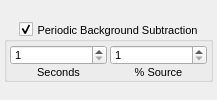
                <widget class="QWidget" name="tab_periodicBackground">
                 <attribute name="title">
                  <string>Periodic</string>
                 </attribute>
                 <layout class="QVBoxLayout" name="verticalLayout_3">
                  <property name="spacing">
                   <number>0</number>
                  </property>
                  <property name="leftMargin">
                   <number>4</number>
                  </property>
                  <property name="topMargin">
                   <number>4</number>
                  </property>
                  <property name="rightMargin">
                   <number>4</number>
                  </property>
                  <property name="bottomMargin">
                   <number>0</number>
                  </property>
                  <item>
                   <widget class="QGroupBox" name="groupBox_periodicSubtract">
                    <property name="enabled">
                     <bool>true</bool>
                    </property>
                    <property name="sizePolicy">
                     <sizepolicy hsizetype="Expanding" vsizetype="Fixed">
                      <horstretch>0</horstretch>
                      <verstretch>0</verstretch>
                     </sizepolicy>
                    </property>
                    <property name="minimumSize">
                     <size>
                      <width>100</width>
                      <height>60</height>
                     </size>
                    </property>
                    <property name="maximumSize">
                     <size>
                      <width>16777215</width>
                      <height>60</height>
                     </size>
                    </property>
                    <property name="font">
                     <font>
                      <pointsize>8</pointsize>
                      <weight>50</weight>
                      <bold>false</bold>
                     </font>
                    </property>
                    <property name="title">
                     <string>Periodic Background Subtraction</string>
                    </property>
                    <property name="alignment">
                     <set>Qt::AlignCenter</set>
                    </property>
                    <property name="checkable">
                     <bool>true</bool>
                    </property>
                    <property name="checked">
                     <bool>true</bool>
                    </property>
                    <layout class="QGridLayout" name="gridLayout_periodicSubtract">
                     <property name="leftMargin">
                      <number>3</number>
                     </property>
                     <property name="topMargin">
                      <number>3</number>
                     </property>
                     <property name="rightMargin">
                      <number>3</number>
                     </property>
                     <property name="bottomMargin">
                      <number>0</number>
                     </property>
                     <property name="horizontalSpacing">
                      <number>3</number>
                     </property>
                     <property name="verticalSpacing">
                      <number>0</number>
                     </property>
                     <item row="0" column="0">
                      <widget class="QSpinBox" name="spinBox_periodicSubtractSeconds">
                       <property name="enabled">
                        <bool>true</bool>
                       </property>
                       <property name="minimumSize">
                        <size>
                         <width>0</width>
                         <height>20</height>
                        </size>
                       </property>
                       <property name="maximumSize">
                        <size>
                         <width>16777215</width>
                         <height>20</height>
                        </size>
                       </property>
                       <property name="font">
                        <font>
                         <weight>50</weight>
                         <bold>false</bold>
                        </font>
                       </property>
                       <property name="minimum">
                        <number>1</number>
                       </property>
                       <property name="maximum">
                        <number>30</number>
                       </property>
                      </widget>
                     </item>
                     <item row="0" column="1">
                      <widget class="QSpinBox" name="spinBox_periodicSubtractPercent">
                       <property name="enabled">
                        <bool>true</bool>
                       </property>
                       <property name="minimumSize">
                        <size>
                         <width>0</width>
                         <height>20</height>
                        </size>
                       </property>
                       <property name="maximumSize">
                        <size>
                         <width>16777215</width>
                         <height>20</height>
                        </size>
                       </property>
                       <property name="font">
                        <font>
                         <weight>50</weight>
                         <bold>false</bold>
                        </font>
                       </property>
                       <property name="minimum">
                        <number>1</number>
                       </property>
                       <property name="maximum">
                        <number>100</number>
                       </property>
                       <property name="singleStep">
                        <number>1</number>
                       </property>
                       <property name="value">
                        <number>1</number>
                       </property>
                      </widget>
                     </item>
                     <item row="1" column="0">
                      <widget class="QLabel" name="label_periodicSubtractSeconds">
                       <property name="enabled">
                        <bool>true</bool>
                       </property>
                       <property name="minimumSize">
                        <size>
                         <width>0</width>
                         <height>10</height>
                        </size>
                       </property>
                       <property name="font">
                        <font>
                         <pointsize>8</pointsize>
                         <weight>50</weight>
                         <bold>false</bold>
                        </font>
                       </property>
                       <property name="text">
                        <string>Seconds</string>
                       </property>
                       <property name="alignment">
                        <set>Qt::AlignCenter</set>
                       </property>
                      </widget>
                     </item>
                     <item row="1" column="1">
                      <widget class="QLabel" name="label_periodicSubtractPercent">
                       <property name="enabled">
                        <bool>true</bool>
                       </property>
                       <property name="minimumSize">
                        <size>
                         <width>0</width>
                         <height>10</height>
                        </size>
                       </property>
                       <property name="font">
                        <font>
                         <pointsize>8</pointsize>
                         <weight>50</weight>
                         <bold>false</bold>
                        </font>
                       </property>
                       <property name="text">
                        <string>% Source</string>
                       </property>
                       <property name="alignment">
                        <set>Qt::AlignCenter</set>
                       </property>
                      </widget>
                     </item>
                    </layout>
                   </widget>
                  </item>
                 </layout>
                </widget>
